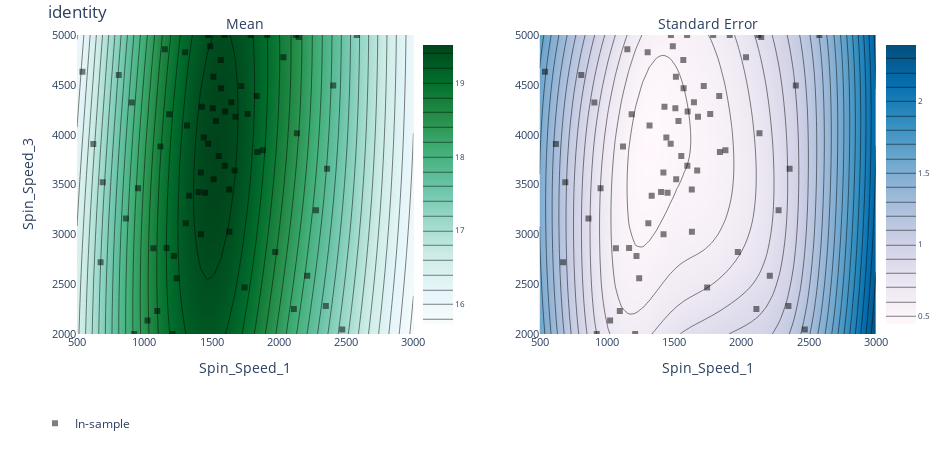
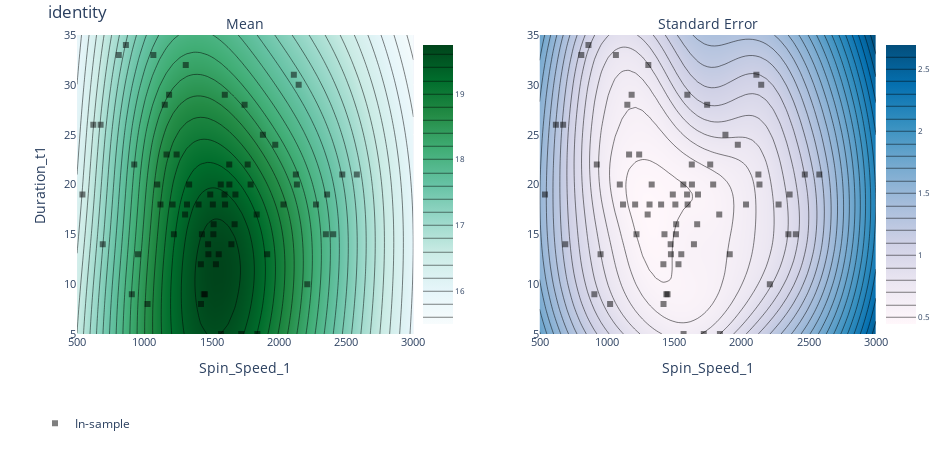
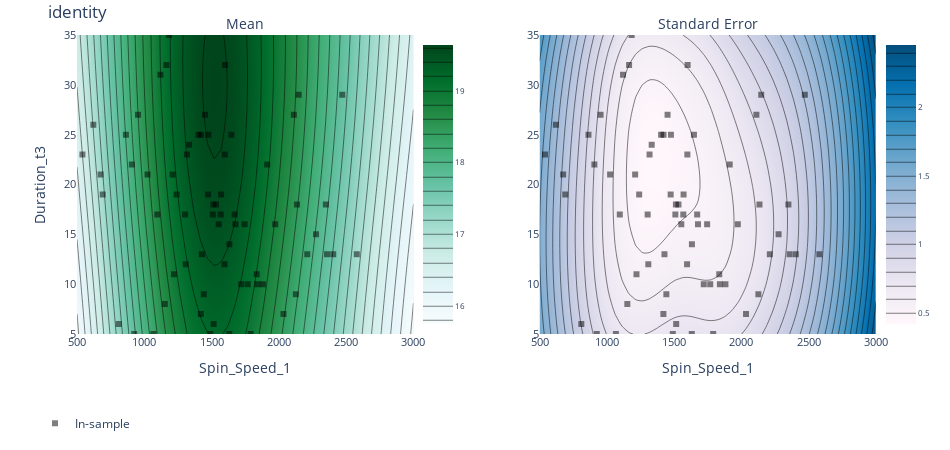

The cell these charts' notebook holds for them, in order:
### Code cell
# Plot the contour of the objective function for a given target

render(ax_client.get_contour_plot(param_x=params[0].name, param_y=params[-1].name, metric_name=obj_type))
render(ax_client.get_contour_plot(param_x=params[0].name, param_y=params[1].name, metric_name=obj_type))
render(ax_client.get_contour_plot(param_x=params[0].name, param_y=params[-2].name, metric_name=obj_type))
